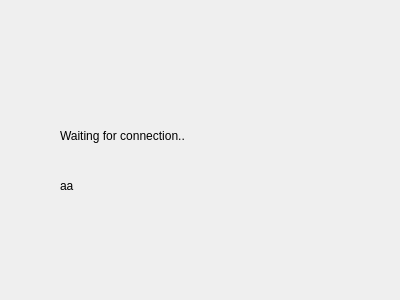
<?xml version="1.0" encoding="UTF-8"?>
<ui version="4.0">
 <class>Server</class>
 <widget class="QDialog" name="Server">
  <property name="geometry">
   <rect>
    <x>0</x>
    <y>0</y>
    <width>400</width>
    <height>300</height>
   </rect>
  </property>
  <property name="windowTitle">
   <string>Server</string>
  </property>
  <widget class="QLabel" name="label">
   <property name="geometry">
    <rect>
     <x>60</x>
     <y>120</y>
     <width>171</width>
     <height>31</height>
    </rect>
   </property>
   <property name="text">
    <string>Waiting for connection..</string>
   </property>
  </widget>
  <widget class="QLabel" name="label_2">
   <property name="geometry">
    <rect>
     <x>60</x>
     <y>170</y>
     <width>201</width>
     <height>31</height>
    </rect>
   </property>
   <property name="text">
    <string>aa</string>
   </property>
  </widget>
 </widget>
 <layoutdefault spacing="6" margin="11"/>
 <resources/>
 <connections/>
</ui>
